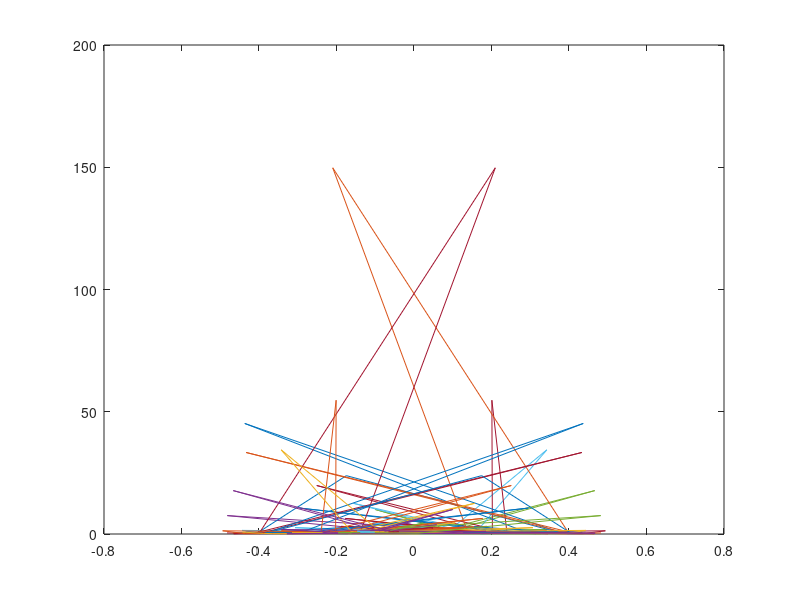

The MATLAB source for this figure:
close all
clear
clc
nu=0.5;
h=0.05;
                                              % 1st IC Lax Method
Allvalues=zeros(21); 
un=zeros(21,1); 
u0=zeros(21,1);
u0(1:5,1)=u0(1:5,1)+1;                        % 1st IC
for j=1:21                                    % Temporal Nodes
for i=2:20                                    % Spatial  Nodes   
un(i,1)=((1+nu)/2)*u0(i-1,1)  + ((1-nu)/2)*u0(i+1,1);
end
Allvalues(:,j)=un;
u0=un;
end
x=linspace(0,1,21);
F=fft(Allvalues);
g=zeros(21,21);
for s=1:21
    for k=1:20
g(s,k)=F(s,k+1)/F(s,k);
    end
end
G=zeros(21,21);
teta=zeros(21,21);
for t=1:21
    for w=1:21
G(t,w)=sqrt((real(g(t,w))^2)+(imag(g(t,w))^2));
teta(t,w)=atan((imag(g(t,w)))/real(g(t,w)));
    end
end
GG=G.^2;
tetaa=-(teta./pi);
for l=1:21
plot(tetaa(l,:),GG(l,:));
hold on
end